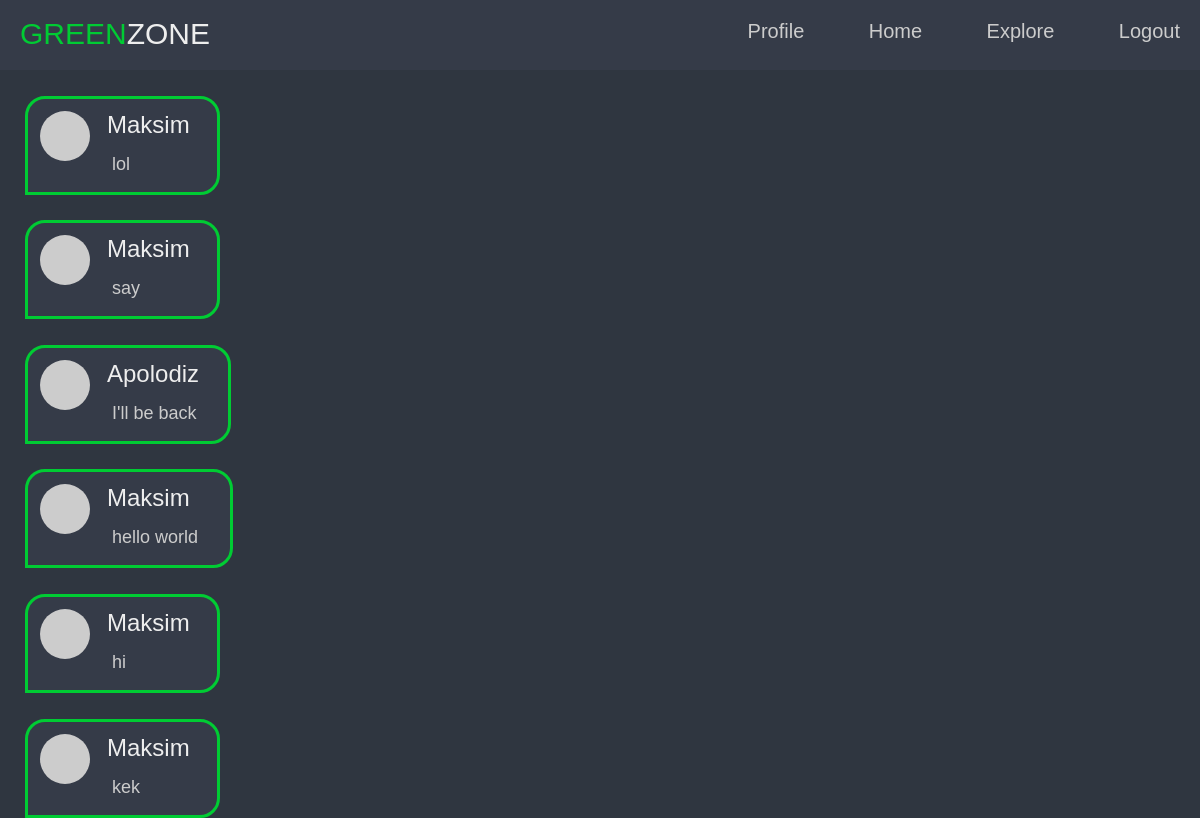
Screenshot of /explore (signed in) with the database file from the repository.
### app/models.py (models this page shows, shortened)
class Post(db.Model):
    id = db.Column(db.Integer, primary_key=True)
    body = db.Column(db.String(140))
    timestamp = db.Column(db.DateTime, index=True, default=datetime.utcnow)
    user_id = db.Column(db.Integer, db.ForeignKey('user.id'))

class User(UserMixin, db.Model):
    id = db.Column(db.Integer, primary_key=True)
    username = db.Column(db.String(64), index=True, unique=True)
    email = db.Column(db.String(120), index=True, unique=True)
    password_hash = db.Column(db.String(128))
    posts = db.relationship('Post', backref='author', lazy='dynamic')
    about_me = db.Column(db.String(140))
    last_seen = db.Column(db.DateTime, default=datetime.utcnow)
    followed = db.relationship(
        'User', secondary=followers,
        primaryjoin=(followers.c.follower_id == id),
        secondaryjoin=(followers.c.followed_id == id),
        backref=db.backref('followers', lazy='dynamic'), lazy='dynamic')
    def avatar(self, size):
        digest = md5(self.email.lower().encode('utf-8')).hexdigest()
        return 'https://www.gravatar.com/avatar/{}?d=identicon&s={}'.format(digest, size)

### app/routes.py (the view)
@app.route('/explore')
@login_required
def explore():
    page = request.args.get('page', 1, type=int)
    posts = Post.query.order_by(Post.timestamp.desc()).paginate(
        page, app.config['POSTS_PER_PAGE'], False)
    next_url = url_for('explore', page=posts.next_num) \
        if posts.has_next else None
    prev_url = url_for('explore', page=posts.prev_num) \
        if posts.has_prev else None
    return render_template("index.html", title='Explore', posts=posts.items,
                          next_url=next_url, prev_url=prev_url)

### app/models.py (called while the page is built)
@login.user_loader
def load_user(id):
    return User.query.get(int(id))

### app/routes.py (called while the page is built)
@app.before_request
def before_request():
    if current_user.is_authenticated:
        current_user.last_seen = datetime.utcnow()
        db.session.commit()

### app/Templates/index.html (shortened to what this page needs)
﻿<html>
    <head>
    </head>
    <body>
        {% extends 'layout.html' %}
        {% block content %}
        <nav>
            <div class="logo">
                <p><span>GREEN</span>ZONE</p>
            </div>
            <ul>
                <li><a href="{{ url_for('user', username=current_user.username) }}">Profile</a></li>
                <li><a href="{{ url_for('index') }}">Home</a></li>
                <li><a href="{{ url_for('explore') }}">Explore</a></li>
                <li><a href="{{ url_for('logout') }}">Logout</a></li>
            </ul>
        </nav>
        <div class="post_field">
            {% for post in posts %}
            {% include '_post.html' %}
            {% endfor %}
        </div>
        {% endblock %}

### app/Templates/_post.html
﻿<table>
    <tr valign="top">
        <td>
            <img class="avatar" src="{{ post.author.avatar(36) }}">
        </td>
        <td class="td1">
            <a href="{{ url_for('user', username=post.author.username) }}">
                {{ post.author.username }}
            </a><br><p>{{ post.body }}</p>
        </td>
    </tr>
</table>

### app/static/css/base.css (style rules this page uses)
* { font-family: 'Poppins', sans-serif; box-sizing: border-box; text-decoration: none; outline: none; border: none; padding: 0; margin: 0; }
body { color: #ccc; height: 100vh; display: flex; font-size: 16px; line-height: 1.6; align-items: center; background: #2f3640; justify-content: center; }
p { cursor: default; font-size: 18px; }
a { color: #ccc }
.avatar { border-radius: 50% }

### app/static/css/index_style.css (style rules this page uses)
.post_field { position: absolute; top: 0; left: 0; margin: 70px 25px 95px; max-width: 768px; }

### app/static/css/post_style.css (style rules this page uses)
table { border-radius: 20px 20px 20px 0; border: 3px solid #0c3; padding: 10px; max-width: 668px; background: #353b48; }
table tr td img { width: 45px; height: 45px; }
table tr td a { margin: 13px 15px; font-size: 24px; color: #eee; }
table tr td p { margin: 15px 20px 5px; font-size: 18px; bottom: 0; }

### app/static/css/menu_style.css (style rules this page uses)
nav { background: #353b48; position: fixed; padding: 10px; height: 70px; width: 100%; z-index: 1; top: 0; left: 0; }
nav ul { float: right; }
nav ul li { display: inline-block; margin: 5px 10px 5px 50px; }
nav ul li a { font-size: 20px; color: #ccc; }
.avatar { float: left; width: 50px; height: 50px; }
.logo { position: absolute; margin: 10px 0; left: 20px; top: 0; }
.logo p { user-select: none; font-size: 30px; color: #eee; }
.logo p span { color: #0c3; }

### rows the page displays
Post: author.username "Maksim", body "lol"
Post: author.username "Maksim", body "say"
Post: author.username "Apolodiz", body "I'll be back"
Post: author.username "Maksim", body "hello world"
Post: author.username "Maksim", body "hi"
Post: author.username "Maksim", body "kek"
